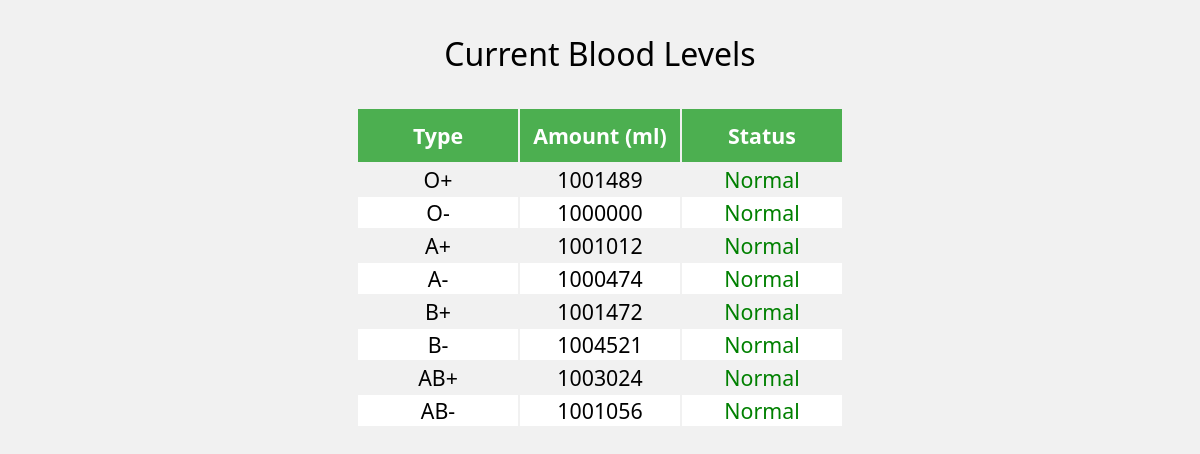
The page /admin on the database its author committed.
### tables this page shows
CREATE TABLE blood_bank (
blood_type string,
blood_amount integer,
primary key (blood_type)
);

### vampire.py (the view)
@app.route("/admin")
def admin():
    bank = Blood_bank()
    blood_amounts = bank.get_all_blood_amounts()
    threshold = {}
    for btype in blood_amounts.keys():
        threshold[btype] = bank.get_threshold_level(btype)
    return render_template("admin.html", amounts=blood_amounts, threshold=threshold)

### bloodbank_class.py (called while the page is built)
    def get_all_blood_amounts(self):
        return self.blood_amounts

    def get_threshold_level(self, blood_type):
        return self.threshold[blood_type]

    def refresh_blood_amounts(self):
        conn = self.connect_to_db()
        cur = conn.cursor()
        sql_blood_amount = """select * from blood_bank"""
        cur.execute(sql_blood_amount)
        blood_type_and_amount = cur.fetchall()
        for b_type, b_amount in blood_type_and_amount:
            self.blood_amounts[b_type] = b_amount
        self.disconnect_db(conn)

    def connect_to_db(self):
        conn = sqlite3.connect("database/anticrash.db")
        return conn

    def disconnect_db(self, conn):
        conn.close()

### helper_methods.py (called while the page is built)
def is_expired(date_string, today):
    day, month, year = date_string.split("/")
    expiry = month + "/" + day + "/" + year
    todayf = today.strftime("%m/%d/%Y")
    expiry = parse(expiry)
    todayf = parse(todayf)
    if (expiry > todayf):
        return False
    else:
        return True

### templates/admin.html (shortened to what this page needs)
<!DOCTYPE html>
    <head>
        <link rel="stylesheet" href="{{ url_for('static',filename='styles/index.css') }}" type="text/css">
    </head>
    <body>
        <p class="blood-amounts-title"> Current Blood Levels </p>
        <table class="blood-amounts-table">
            <tr>
                <th class="b-type-title"> Type </td>
                <th class="b-amount-title"> Amount (ml) </td>
                <th class="b-type-status"> Status </th>
            </tr>
            {% for b_type, b_amount in amounts.items() %}
            <tr>
                <td class="b-type"> {{ b_type }} </td>
                <td class="b-amount"> {{ b_amount}} </td>
                {% if b_amount < threshold[b_type] %}
                    <td class="b-status-critical"> Critical </td>
                {% else %}
                    <td class="b-status-ok"> Normal </td>
                {% endif %}
            </tr>
            {% endfor %}
        </table>
    </body>
</html>

### static/styles/index.css (style rules this page uses)
body { text-align: center; font-family: "Segoe UI", Tahoma, Geneva, Verdana, sans-serif; background-color: #f1f1f1; }
.blood-amounts-title { font-size: 24pt; }
.blood-amounts-table { margin: 0 auto; font-size: 16pt; }
.blood-amounts-table .b-status-ok { padding-left: 5px; padding-right: 5px; color: green; }
.blood-amounts-table tr:nth-child(odd) { background-color: white; }
.blood-amounts-table th { padding-left: 10px; padding-right: 10px; padding-top: 12px; padding-bottom: 12px; width: 140px; text-align: center; background-color: #4CAF50; color: white; }

### rows shown on the page
blood_bank: amounts "O+", amounts "1001489"
blood_bank: amounts "O-", amounts "1000000"
blood_bank: amounts "A+", amounts "1001012"
blood_bank: amounts "A-", amounts "1000474"
blood_bank: amounts "B+", amounts "1001472"
blood_bank: amounts "B-", amounts "1004521"
blood_bank: amounts "AB+", amounts "1003024"
blood_bank: amounts "AB-", amounts "1001056"
